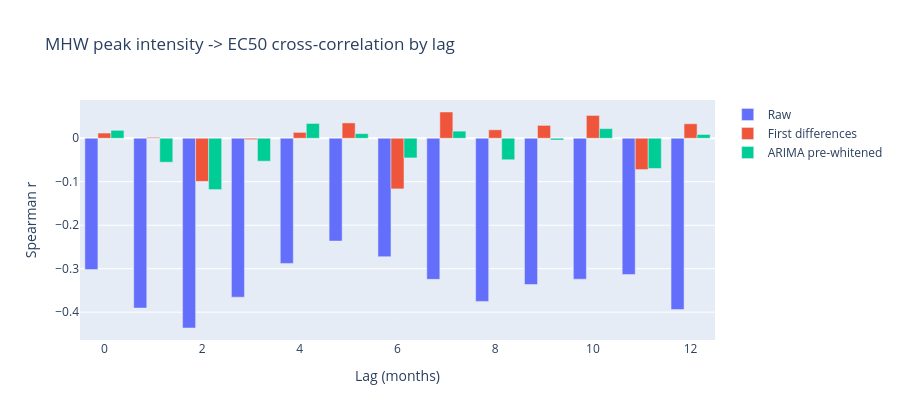

The notebook cell saved with this chart:
### Code cell
def ccf_ec50(df, driver_col=None):
    sub = df[df["variable"] == "EC50"].sort_values("lag")
    if driver_col is not None:
        sub = sub[sub["driver"] == driver_col]
    return sub

fig = go.Figure()
fig.add_trace(go.Bar(x=ccf_ec50(ccf_raw)["lag"], y=ccf_ec50(ccf_raw)["spearman_r"], name="Raw"))
fig.add_trace(go.Bar(x=ccf_ec50(ccf_diff)["lag"], y=ccf_ec50(ccf_diff)["spearman_r"], name="First differences"))
fig.add_trace(go.Bar(x=ccf_ec50(ccf_pw, "mhw_peak_intensity")["lag"],
                      y=ccf_ec50(ccf_pw, "mhw_peak_intensity")["spearman_r"], name="ARIMA pre-whitened"))
fig.update_layout(barmode="group", title="MHW peak intensity -> EC50 cross-correlation by lag",
                   xaxis_title="Lag (months)", yaxis_title="Spearman r", height=420)
fig.show()

### Figure 1 — Plotly figure (JSON) as saved in the notebook; plotly's stock layout.template omitted (floating-point values rounded to 4 significant figures)
{"data": [{"name": "Raw", "type": "bar", "x": [0, 1, 2, 3, 4, 5, 6, 7, 8, 9, 10, 11, 12], "y": [-0.3022, -0.3905, -0.4364, -0.3655, -0.2879, -0.2365, -0.2724, -0.3245, -0.3753, -0.3364, -0.3241, -0.3134, -0.3942]}, {"name": "First differences", "type": "bar", "x": [0, 1, 2, 3, 4, 5, 6, 7, 8, 9, 10, 11, 12], "y": [0.01199, 0.002097, -0.09924, -0.003087, 0.01349, 0.03526, -0.1164, 0.06038, 0.01942, 0.02956, 0.05242, -0.07199, 0.03334]}, {"name": "ARIMA pre-whitened", "type": "bar", "x": [0, 1, 2, 3, 4, 5, 6, 7, 8, 9, 10, 11, 12], "y": [0.01823, -0.0551, -0.1181, -0.05274, 0.03404, 0.01056, -0.04522, 0.01634, -0.04944, -0.003997, 0.02212, -0.06947, 0.008649]}], "layout": {"barmode": "group", "height": 420, "title": {"text": "MHW peak intensity -> EC50 cross-correlation by lag"}, "xaxis": {"title": {"text": "Lag (months)"}}, "yaxis": {"title": {"text": "Spearman r"}}}}
